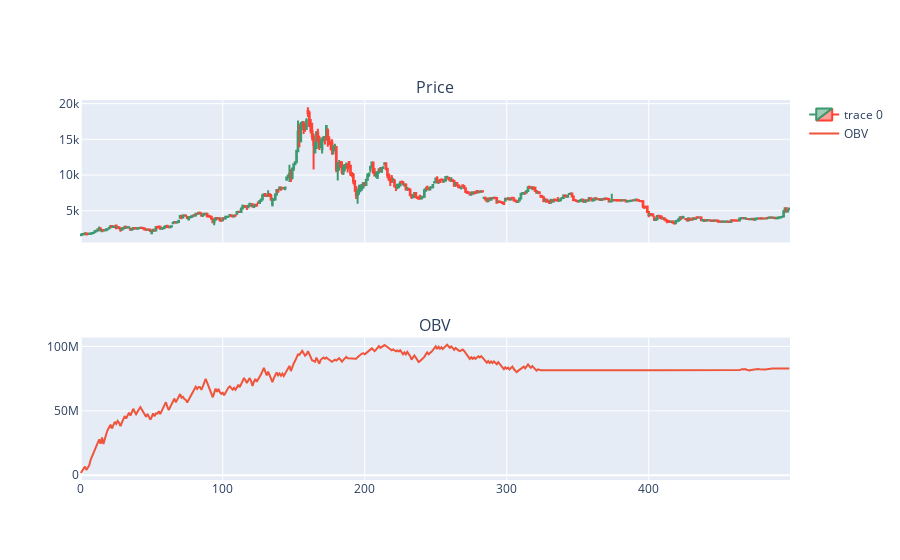

The notebook cell saved with this chart:
### Code cell
import yfinance as yf
import pandas_ta as ta
import plotly.graph_objects as go
from plotly.subplots import make_subplots
import pandas as pd

# data = yf.download(tickers='BTC-USD', period='max', interval='1d')
data = pd.read_csv("BTCUSD_Candlestick_1_D_ASK_08.05.2017-16.10.2021.csv")

data['OBV'] = ta.obv(data.Close, data.Volume)

df = data[:500]

fig = make_subplots(rows=2, cols=1, subplot_titles=['Price', 'OBV'], shared_xaxes=True)

fig.add_trace(go.Candlestick(x=df.index,
                open=df['Open'],
                high=df['High'],
                low=df['Low'],
                close=df['Close']), row=1, col=1)
fig.add_trace(go.Scatter(x=df.index, y=df['OBV'], name='OBV'), row=2, col=1)

fig.update_layout(
    xaxis=dict(rangeslider=dict(visible=False))
)

fig.show()

### Figure 1 — Plotly figure (JSON) as saved in the notebook; plotly's stock layout.template omitted (floating-point values rounded to 4 significant figures; data arrays with more than 128 entries replaced by an {"elided": "..."} marker saying what was removed)
{"data": [{"close": {"elided": "500 int values"}, "high": {"elided": "500 int values"}, "low": {"elided": "500 int values"}, "open": {"elided": "500 int values"}, "type": "candlestick", "x": {"elided": "500 int values"}, "xaxis": "x", "yaxis": "y"}, {"name": "OBV", "type": "scatter", "x": {"elided": "500 int values"}, "xaxis": "x2", "y": {"elided": "500 float values"}, "yaxis": "y2"}], "layout": {"annotations": [{"font": {"size": 16}, "showarrow": false, "text": "Price", "x": 0.5, "xanchor": "center", "xref": "paper", "y": 1, "yanchor": "bottom", "yref": "paper"}, {"font": {"size": 16}, "showarrow": false, "text": "OBV", "x": 0.5, "xanchor": "center", "xref": "paper", "y": 0.375, "yanchor": "bottom", "yref": "paper"}], "xaxis": {"anchor": "y", "domain": [0, 1], "matches": "x2", "rangeslider": {"visible": false}, "showticklabels": false}, "xaxis2": {"anchor": "y2", "domain": [0, 1]}, "yaxis": {"anchor": "x", "domain": [0.625, 1]}, "yaxis2": {"anchor": "x2", "domain": [0, 0.375]}}}
